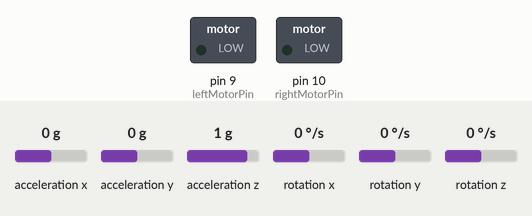
A sketch run on a simulated Arduino Uno, built with avr-gcc and run on an emulated ATmega328P. Parts: switched loads named in the sketch (green lamp = pin HIGH). Inputs (shaded band) come from the test bench; at power-on: acceleration x 0 g, acceleration y 0 g, acceleration z 1 g, rotation x 0 °/s, rotation y 0 °/s, rotation z 0 °/s. What the sketch prints to the serial monitor is not drawn.

Above: at 0.1 s.
At 1.0 s:
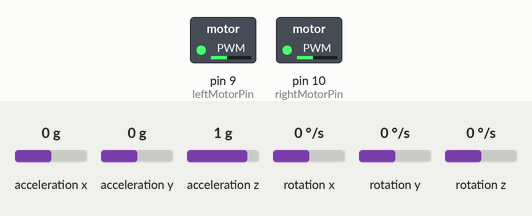
At 3.1 s:
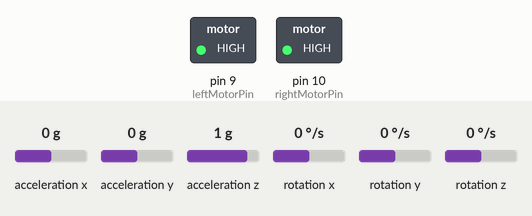
Timing chart, 0 to 41.0 s (numbered marks = the images above):
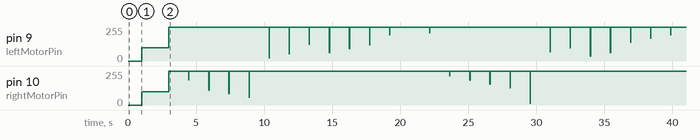

The sketch:

GyroPID.ino
```cpp
#include <Wire.h>
#include <MPU6050.h>

MPU6050 gyro;

// متغيرات خاصة بالتحكم في المحركات
const int leftMotorPin = 9;  // دبوس التحكم في المحرك الأيسر
const int rightMotorPin = 10; // دبوس التحكم في المحرك الأيمن
int baseSpeed = 100;  // السرعة الأساسية للمحرك

// المتغيرات الخاصة بـ PID
float kp = 2.0;  // عامل التناسب
float ki = 0.5;  // عامل التكامل
float kd = 0.1;  // عامل التفاضل

float previousError = 0;
float integral = 0;

// متغيرات خاصة بالوقت
long lastTime = 0;

// متغيرات زاوية الدوران
float yaw = 0;
float targetYaw = 0;
float gyroZOffset = 0;

void setup() {
  // تهيئة الاتصال التسلسلي
  Serial.begin(9600);

  // تهيئة الجيروسكوب
  Wire.begin();
  gyro.initialize();

  // التحقق من حالة الجيروسكوب
  if (!gyro.testConnection()) {
    Serial.println("فشل الاتصال بالجيروسكوب!");
    while (1);
  }

  // معايرة الجيروسكوب
  calibrateGyro();

  // تهيئة دبابيس المحركات
  pinMode(leftMotorPin, OUTPUT);
  pinMode(rightMotorPin, OUTPUT);

  lastTime = millis();  // تهيئة الوقت
}

void loop() {
  // المشي بخط مستقيم
  moveStraight();

  // مثال على الدوران 90 درجة يمين بعد المشي
  delay(2000);  // انتظر لبعض الوقت
  turn90Degrees(true);  // دوران 90 درجة لليمين

  // المشي بخط مستقيم مرة أخرى
  delay(2000);  // انتظر لبعض الوقت
  moveStraight();

  // مثال على الدوران 90 درجة يسار
  delay(2000);
  turn90Degrees(false);  // دوران 90 درجة لليسار
}

// دالة لتحريك الروبوت بخط مستقيم
void moveStraight() {
  updateYaw();  // تحديث زاوية الدوران

  // حساب الخطأ (فرق زاوية الدوران الحالية عن المستهدفة)
  float error = yaw - targetYaw;

  // استخدام PID لتصحيح الانحراف
  if (abs(error) > 1) {  // هامش ±1 درجة
    long currentTime = millis();
    long elapsedTime = currentTime - lastTime;

    int correction = calculatePID(error, elapsedTime);

    // تعديل السرعة حسب قيمة التصحيح
    int leftSpeed = baseSpeed - correction;
    int rightSpeed = baseSpeed + correction;

    // تشغيل المحركات
    moveMotors(leftSpeed, rightSpeed);

    lastTime = currentTime;  // تحديث الوقت
  } else {
    // تحرك بسرعة ثابتة إذا كان الانحراف بسيط
    moveMotors(baseSpeed, baseSpeed);
  }
}

// دالة للدوران 90 درجة
void turn90Degrees(bool turnRight) {
  // تعيين الزاوية المستهدفة بناءً على الاتجاه
  if (turnRight) {
    targetYaw += 90;
  } else {
    targetYaw -= 90;
  }

  // إعادة تعيين متغيرات PID
  integral = 0;
  previousError = 0;

  // الاستمرار في الدوران حتى الوصول إلى الزاوية المستهدفة
  while (abs(yaw - targetYaw) > 1) {
    updateYaw();  // تحديث زاوية الدوران

    float error = yaw - targetYaw;
    long currentTime = millis();
    long elapsedTime = currentTime - lastTime;

    int correction = calculatePID(error, elapsedTime);

    // تحريك المحركات بناءً على الاتجاه
    if (turnRight) {
      moveMotors(baseSpeed - correction, -(baseSpeed - correction));  // دوران لليمين
    } else {
      moveMotors(-(baseSpeed - correction), baseSpeed - correction);  // دوران لليسار
    }

    lastTime = currentTime;  // تحديث الوقت
  }

  // إيقاف المحركات بعد الانتهاء من الدوران
  stopMotors();
}

// دالة لحساب PID
int calculatePID(float error, long elapsedTime) {
  integral += error * elapsedTime;
  float derivative = (error - previousError) / elapsedTime;

  int pid = (kp * error) + (ki * integral) + (kd * derivative);

  previousError = error;

  return pid;
}

// دالة لتحريك المحركات
void moveMotors(int leftSpeed, int rightSpeed) {
  // تقييد السرعة بين -255 و 255
  leftSpeed = constrain(leftSpeed, -255, 255);
  rightSpeed = constrain(rightSpeed, -255, 255);

  // التحكم في المحركات
  analogWrite(leftMotorPin, leftSpeed);
  analogWrite(rightMotorPin, rightSpeed);
}

// دالة لإيقاف المحركات
void stopMotors() {
  analogWrite(leftMotorPin, 0);
  analogWrite(rightMotorPin, 0);
}

// دالة لتحديث زاوية الدوران Yaw
void updateYaw() {
  int16_t gx, gy, gz;
  long currentTime = millis();
  long elapsedTime = currentTime - lastTime;

  gyro.getRotation(&gx, &gy, &gz);
  float rateZ = (gz - gyroZOffset) / 131.0;  // قراءة معدل الدوران حول المحور Z

  yaw += rateZ * (elapsedTime / 1000.0);  // حساب زاوية الدوران
  lastTime = currentTime;

  Serial.print("Yaw: ");
  Serial.println(yaw);
}

// دالة لمعايرة الجيروسكوب
void calibrateGyro() {
  int16_t gx, gy, gz;
  long sum = 0;

  for (int i = 0; i < 200; i++) {
    gyro.getRotation(&gx, &gy, &gz);
    sum += gz;
    delay(3);
  }

  gyroZOffset = sum / 200.0;  // تعيين الإزاحة
}
```
